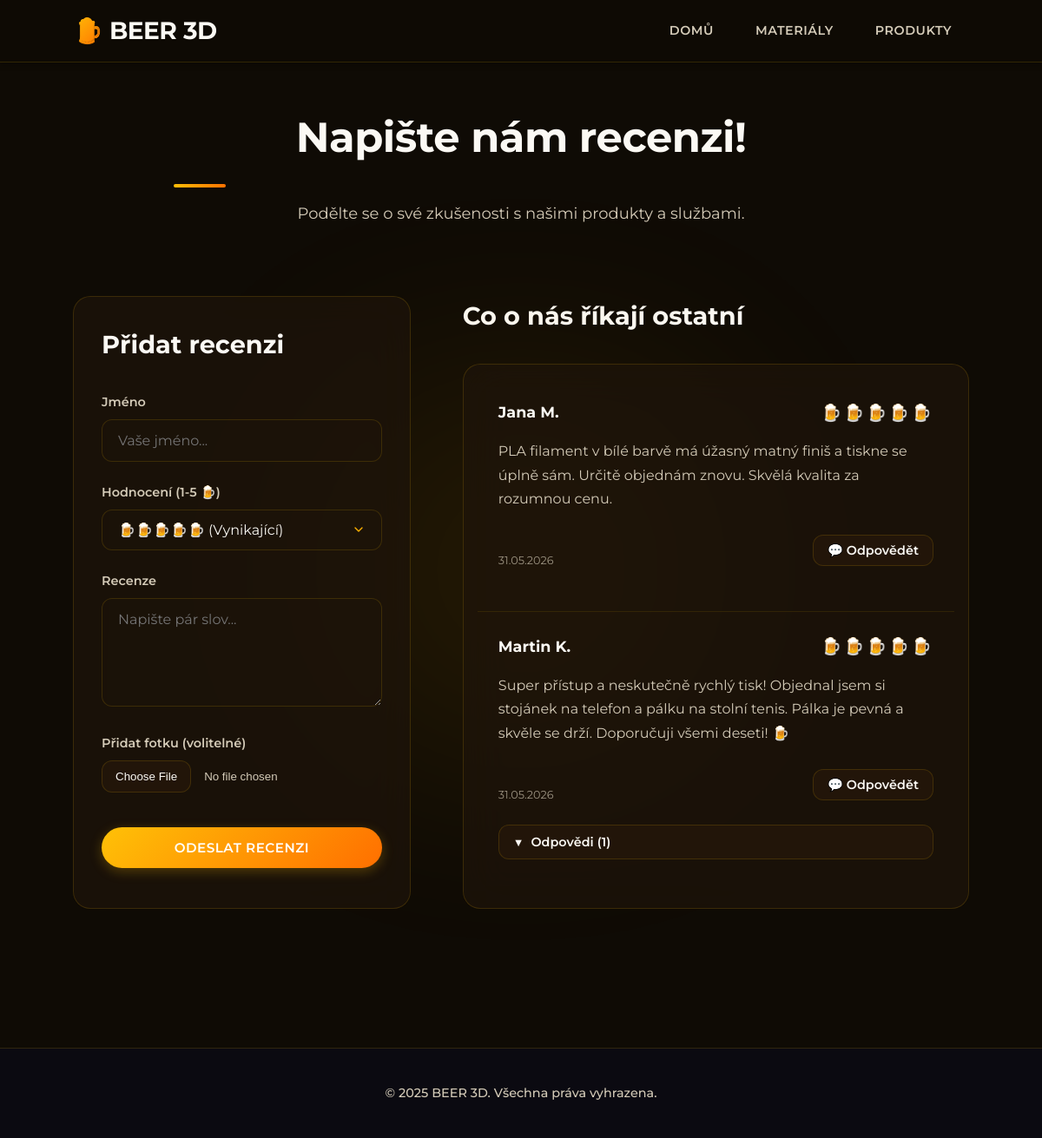
The app's page /recenze/recenze.php, older data.
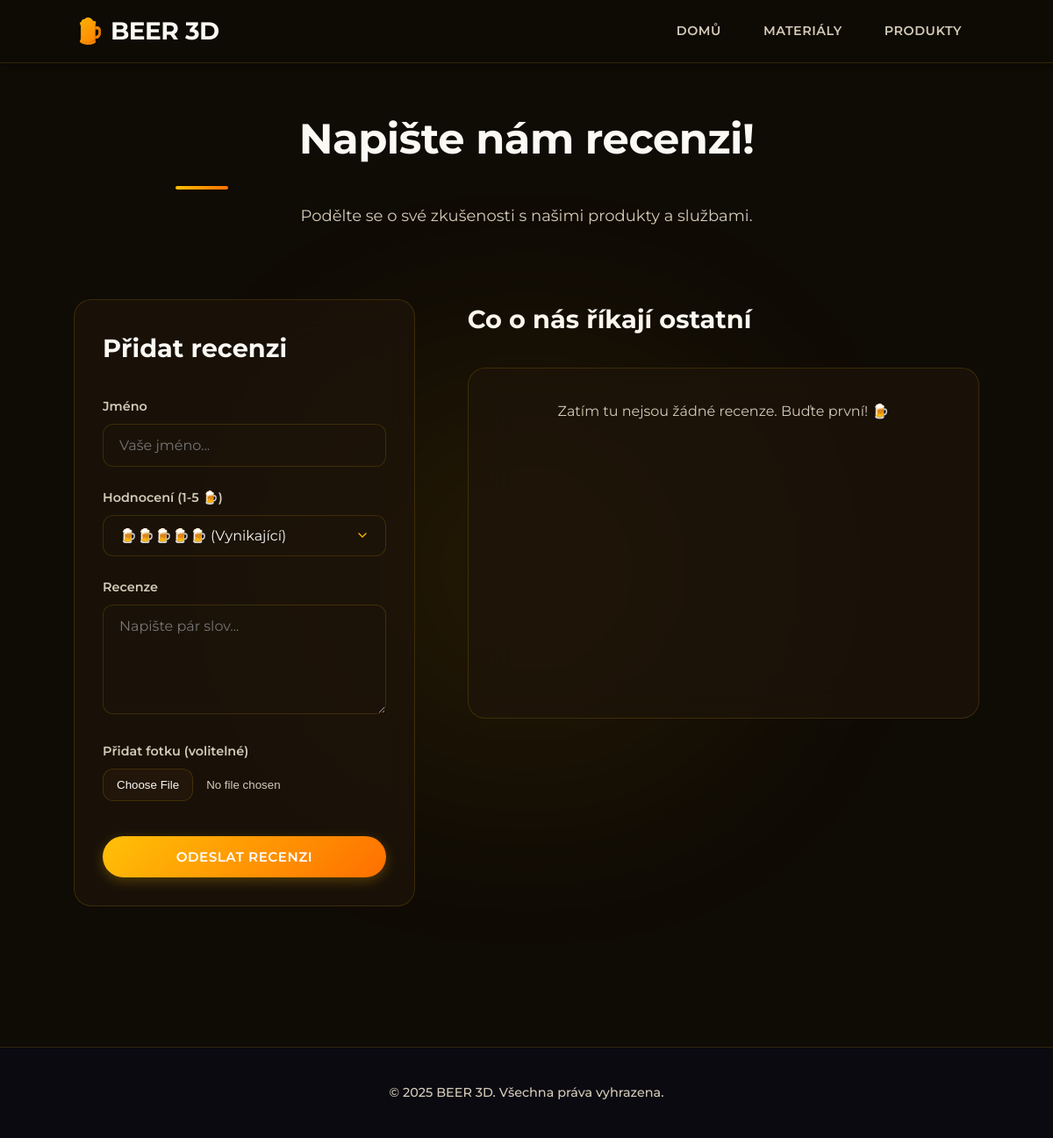
The same page, newer data.
### tables this page shows
CREATE TABLE reviews (
        id INTEGER PRIMARY KEY AUTOINCREMENT,
        name TEXT NOT NULL,
        stars INTEGER NOT NULL,
        text TEXT NOT NULL,
        photo_url TEXT,
        created_at TEXT NOT NULL DEFAULT (datetime('now', 'localtime'))
    );

### recenze/recenze.php (the view, shortened to what this page needs)
<?php
$db = Database::getConnection();
$stmt = $db->query("SELECT * FROM reviews ORDER BY id DESC");
$reviews = $stmt->fetchAll(PDO::FETCH_ASSOC);
function getReplies(int $reviewId, PDO $db) {
    $stmt = $db->prepare("SELECT * FROM review_replies WHERE review_id = ? ORDER BY id ASC");
    $stmt->execute([$reviewId]);
    return $stmt->fetchAll(PDO::FETCH_ASSOC);
}
?>
<!DOCTYPE html>
<html lang="cs">
<head>
    <link rel="stylesheet" href="../style.css">
    <link rel="stylesheet" href="recenze.css">
</head>
<body class="dark-theme">
    <div class="bg-glow"></div>
    <header class="navbar" role="banner">
        <div class="nav-container">
            <a href="../index.php" class="logo" role="img" aria-label="Beer 3D logo" style="text-decoration: none;"><span class="accent">🍺</span> BEER 3D</a>
            <nav role="navigation" aria-label="Hlavní navigace" class="reviews-nav">
                <a href="../index.php" id="nav-home" class="nav-link desktop-nav">DOMŮ</a>
                <a href="../materialy.php" id="nav-materials" class="nav-link desktop-nav">MATERIÁLY</a>
                <a href="../produkty.php" id="nav-products" class="nav-link desktop-nav">PRODUKTY</a>
            </nav>
        </div>
    </header>
    <main class="page" id="page-reviews">
        <div class="reviews-wrapper">
            <div class="page-intro">
                <h2 class="section-title">Napište nám recenzi!</h2>
                <p>Podělte se o své zkušenosti s našimi produkty a službami.</p>
            </div>
            <div class="reviews-layout">
                <div class="review-form-container glass-effect">
                    <h3>Přidat recenzi</h3>
                    <form id="review-form" method="POST" enctype="multipart/form-data" action="recenze.php">
                        <div class="form-group">
                            <label for="review-name">Jméno</label>
                            <input type="text" id="review-name" name="name" class="form-control" placeholder="Vaše jméno..." required>
                        </div>
                        <div class="form-group">
                            <label for="review-stars">Hodnocení (1-5 🍺)</label>
                            <select id="review-stars" name="stars" class="form-control" required>
                                <option value="5">🍺🍺🍺🍺🍺 (Vynikající)</option>
                            </select>
                        </div>
                        <div class="form-group">
                            <label for="review-text">Recenze</label>
                            <textarea id="review-text" name="text" class="form-control" rows="5" placeholder="Napište pár slov..." required></textarea>
                        </div>
                        <div class="form-group">
                            <label for="review-photo">Přidat fotku (volitelné)</label>
                            <input type="file" id="review-photo" name="photo" accept="image/*">
                        </div>
                        <button type="submit" id="submit-review" class="btn-main" style="width: 100%; border: none; cursor: pointer;">Odeslat recenzi</button>
                    </form>
                </div>
                <div class="reviews-list-container">
                    <h3>Co o nás říkají ostatní</h3>
                    <div id="reviews-list" class="glass-effect">
                        <?php if (empty($reviews)): ?>
                            <p class="no-reviews" style="padding: 20px; text-align: center; color: var(--text-secondary);">Zatím tu nejsou žádné recenze. Buďte první! 🍺</p>
                        <?php else: ?>
                            <?php foreach ($reviews as $rev): ?>
                                <?php
                                $replies = getReplies((int)$rev['id'], $db);
                                $ratingBeer = str_repeat('🍺', (int)$rev['stars']);
                                $reviewDate = date('d.m.Y', strtotime($rev['created_at']));
                                ?>
                                <div class="review-item" data-review-id="<?= $rev['id'] ?>">
                                    <div class="review-header">
                                        <span class="review-name"><?= htmlspecialchars($rev['name']) ?></span>
                                        <span class="review-rating" title="<?= $rev['stars'] ?>/5"><?= $ratingBeer ?></span>
                                    </div>
                                    <p class="review-text"><?= nl2br(htmlspecialchars($rev['text'])) ?></p>
                                    <div class="review-footer">
                                        <div class="review-date"><?= $reviewDate ?></div>
                                        <button class="reply-btn" onclick="openReplyModal('<?= $rev['id'] ?>')">💬 Odpovědět</button>
                                    </div>
                                    <div class="replies-container" id="replies-<?= $rev['id'] ?>">
                                        <?php if (!empty($replies)): ?>
                                            <button class="replies-toggle" onclick="toggleReplies('<?= $rev['id'] ?>')" id="toggle-<?= $rev['id'] ?>">
                                                <span class="toggle-arrow">▼</span> Odpovědi (<?= count($replies) ?>)
                                            </button>
                                        <?php endif; ?>
                                    </div>
                                </div>
                            <?php endforeach; ?>
                        <?php endif; ?>
                    </div>
                </div>
            </div>
        </div>
    </main>
    <footer class="footer" role="contentinfo">
        <div class="footer-grid">
            <div class="foot-col">© 2025 BEER 3D. Všechna práva vyhrazena.</div>
        </div>
    </footer>
</body>
</html>

### recenze/recenze.css (style rules this page uses)
.reviews-wrapper { width: 90%; max-width: 1400px; margin: 0 auto; padding: 0 var(--spacing-md); }
.reviews-layout { display: grid; grid-template-columns: 1fr 1.5fr; gap: 60px; margin-top: 60px; }
.review-form-container { background: var(--bg-card); border: 1px solid var(--glass-border); border-radius: var(--radius-xl); backdrop-filter: blur(var(--glass-blur)); padding: var(--spacing-lg); }
.review-form-container h3, .reviews-list-container h3 { font-family: 'Montserrat', sans-serif; font-weight: 700; font-size: 1.8rem; margin-bottom: var(--spacing-lg); color: var(--text-primary); }
.form-group { margin-bottom: var(--spacing-md); }
.form-group label { display: block; font-weight: 600; font-size: 0.9rem; color: var(--text-secondary); margin-bottom: var(--spacing-xs); }
#review-form input[type="text"], #review-form textarea, #review-form select { width: 100%; padding: 14px 18px; background: var(--bg-surface); border: 1px solid var(--glass-border); border-radius: var(--radius-md); color: var(--text-primary); font-family: 'Montserrat', sans-serif; font-size: 1rem; transition: var(--transition-base); }
#review-form input[type="file"] { width: 100%; color: var(--text-secondary); }
#submit-review { width: 100%; margin-top: var(--spacing-sm); }
#reviews-list { padding: var(--spacing-sm); background: var(--bg-card); border: 1px solid var(--glass-border); border-radius: var(--radius-xl); backdrop-filter: blur(var(--glass-blur)); min-height: 400px; }
.no-reviews { text-align: center; padding: var(--spacing-xl); color: var(--text-secondary); }
.review-item { padding: var(--spacing-md); border-bottom: 1px solid var(--divider); opacity: 0; transform: translateY(20px); animation: fadeInUp 0.5s ease-out forwards; }
.review-item:last-child { border-bottom: none; }
.review-header { display: flex; justify-content: space-between; align-items: center; margin-bottom: var(--spacing-sm); }
.review-name { font-weight: 700; font-size: 1.1rem; color: var(--text-primary); }
.review-rating { font-size: 1.2rem; color: var(--accent-orange); letter-spacing: 2px; }
.review-text { color: var(--text-secondary); line-height: 1.7; margin-bottom: var(--spacing-sm); }
.review-date { font-size: 0.8rem; color: var(--text-secondary); opacity: 0.7; margin-top: var(--spacing-md); text-align: right; }
.review-footer { display: flex; justify-content: space-between; align-items: center; margin-top: var(--spacing-md); }
.reply-btn { background: var(--bg-surface); border: 1px solid var(--glass-border); color: var(--text-primary); padding: 8px 16px; border-radius: var(--radius-md); font-family: 'Montserrat', sans-serif; font-size: 0.9rem; font-weight: 600; cursor: pointer; transition: var(--transition-base); display: flex; align-items: center; gap: 6px; }
.replies-container { margin-top: var(--spacing-md); }
.replies-toggle { background: var(--bg-surface); border: 1px solid var(--glass-border); color: var(--text-primary); padding: 10px 16px; border-radius: var(--radius-md); font-family: 'Montserrat', sans-serif; font-size: 0.9rem; font-weight: 600; cursor: pointer; transition: var(--transition-base); display: flex; align-items: center; gap: 8px; margin-bottom: var(--spacing-sm); width: 100%; justify-content: flex-start; }
.toggle-arrow { display: inline-block; transition: transform 0.3s ease; font-size: 0.8rem; }

Row changes from the older to the newer data that the page shows:
removed reviews: name "Jana M.", stars "🍺🍺🍺🍺🍺", text "PLA filament v bílé barvě má úžasný matný finiš a tiskne se úplně sám. Určitě objednám znovu. Skvělá kvalita za rozumnou cenu.", created_at "31.05.2026"
removed reviews: name "Martin K.", stars "🍺🍺🍺🍺🍺", text "Super přístup a neskutečně rychlý tisk! Objednal jsem si stojánek na telefon a pálku na stolní tenis. Pálka je pevná a skvěle se drží. Doporučuji všemi deseti! 🍺", created_at "31.05.2026", count($replies) "1"
Text that changed along with them:
text now shown: "Zatím tu nejsou žádné recenze. Buďte první! 🍺"
